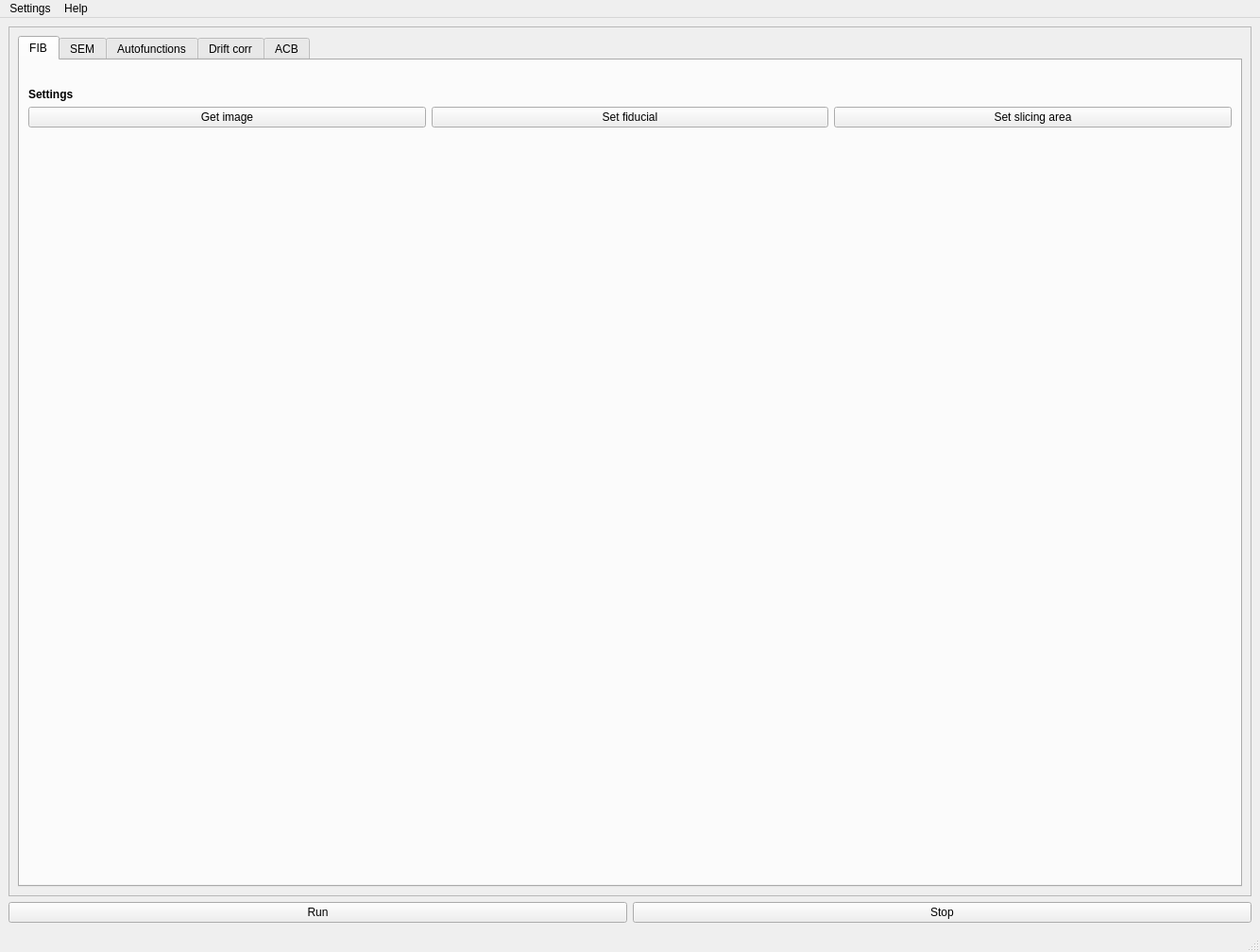
<?xml version="1.0" encoding="UTF-8"?>
<ui version="4.0">
 <class>MainWindow</class>
 <widget class="QMainWindow" name="MainWindow">
  <property name="windowModality">
   <enum>Qt::NonModal</enum>
  </property>
  <property name="geometry">
   <rect>
    <x>0</x>
    <y>0</y>
    <width>1334</width>
    <height>1008</height>
   </rect>
  </property>
  <property name="windowTitle">
   <string>FIBSEM_Maestro v </string>
  </property>
  <property name="styleSheet">
   <string notr="true"/>
  </property>
  <widget class="QWidget" name="centralwidget">
   <layout class="QGridLayout" name="gridLayout">
    <item row="0" column="0">
     <widget class="QScrollArea" name="scrollArea">
      <property name="widgetResizable">
       <bool>true</bool>
      </property>
      <widget class="QWidget" name="scrollAreaWidgetContents">
       <property name="geometry">
        <rect>
         <x>0</x>
         <y>0</y>
         <width>1306</width>
         <height>874</height>
        </rect>
       </property>
       <layout class="QGridLayout" name="gridLayout_2">
        <item row="0" column="0">
         <widget class="QTabWidget" name="tabWidget">
          <property name="enabled">
           <bool>true</bool>
          </property>
          <property name="styleSheet">
           <string notr="true"/>
          </property>
          <property name="currentIndex">
           <number>0</number>
          </property>
          <widget class="QWidget" name="tabFib">
           <attribute name="title">
            <string>FIB</string>
           </attribute>
           <layout class="QVBoxLayout" name="verticalLayout">
            <item>
             <layout class="QVBoxLayout" name="fibVerticalLayout">
              <item>
               <widget class="QLabel" name="fibImageLabel">
                <property name="text">
                 <string/>
                </property>
               </widget>
              </item>
              <item>
               <widget class="QLabel" name="label_3">
                <property name="font">
                 <font>
                  <weight>75</weight>
                  <bold>true</bold>
                 </font>
                </property>
                <property name="text">
                 <string>Settings</string>
                </property>
               </widget>
              </item>
              <item>
               <layout class="QFormLayout" name="fibFormLayout"/>
              </item>
              <item>
               <layout class="QHBoxLayout" name="horizontalLayout_3">
                <item>
                 <widget class="QPushButton" name="getFibImagePushButton">
                  <property name="text">
                   <string>Get image</string>
                  </property>
                 </widget>
                </item>
                <item>
                 <widget class="QPushButton" name="setFibFiducialPushButton">
                  <property name="text">
                   <string>Set fiducial</string>
                  </property>
                 </widget>
                </item>
                <item>
                 <widget class="QPushButton" name="setFibAreaPushButton">
                  <property name="text">
                   <string>Set slicing area</string>
                  </property>
                 </widget>
                </item>
               </layout>
              </item>
              <item>
               <spacer name="verticalSpacer_2">
                <property name="orientation">
                 <enum>Qt::Vertical</enum>
                </property>
                <property name="sizeHint" stdset="0">
                 <size>
                  <width>20</width>
                  <height>40</height>
                 </size>
                </property>
               </spacer>
              </item>
             </layout>
            </item>
           </layout>
          </widget>
          <widget class="QWidget" name="tabSem">
           <attribute name="title">
            <string>SEM</string>
           </attribute>
           <layout class="QVBoxLayout" name="verticalLayout">
            <item>
             <layout class="QVBoxLayout" name="semVerticalLayout">
              <item>
               <widget class="QLabel" name="imageLabel">
                <property name="text">
                 <string/>
                </property>
               </widget>
              </item>
              <item>
               <widget class="QLabel" name="label_2">
                <property name="font">
                 <font>
                  <weight>75</weight>
                  <bold>true</bold>
                 </font>
                </property>
                <property name="text">
                 <string>Acquisition</string>
                </property>
               </widget>
              </item>
              <item>
               <layout class="QFormLayout" name="semFormLayout"/>
              </item>
              <item>
               <widget class="QPushButton" name="calculateFromSlicePushButton">
                <property name="text">
                 <string>Calculate from slice distance (38°)</string>
                </property>
               </widget>
              </item>
             </layout>
            </item>
            <item>
             <layout class="QVBoxLayout" name="semImagingVerticalLayout">
              <item>
               <widget class="QLabel" name="label">
                <property name="font">
                 <font>
                  <weight>75</weight>
                  <italic>false</italic>
                  <bold>true</bold>
                 </font>
                </property>
                <property name="text">
                 <string>Imaging</string>
                </property>
                <property name="textFormat">
                 <enum>Qt::AutoText</enum>
                </property>
               </widget>
              </item>
              <item>
               <layout class="QFormLayout" name="imageSettingsFormLayout"/>
              </item>
              <item>
               <widget class="QLabel" name="label_6">
                <property name="font">
                 <font>
                  <weight>75</weight>
                  <italic>false</italic>
                  <bold>true</bold>
                 </font>
                </property>
                <property name="text">
                 <string>Criterion</string>
                </property>
               </widget>
              </item>
              <item>
               <layout class="QFormLayout" name="imageCriterionFormLayout"/>
              </item>
             </layout>
            </item>
            <item>
             <layout class="QHBoxLayout" name="horizontalLayout">
              <item>
               <widget class="QPushButton" name="getImagePushButton">
                <property name="text">
                 <string>Get image</string>
                </property>
               </widget>
              </item>
              <item>
               <widget class="QPushButton" name="setImagingPushButton">
                <property name="text">
                 <string>Set imaging</string>
                </property>
               </widget>
              </item>
              <item>
               <widget class="QPushButton" name="testImagingPushButton">
                <property name="text">
                 <string>Test imaging</string>
                </property>
               </widget>
              </item>
              <item>
               <widget class="QCheckBox" name="fastScanCheckBox">
                <property name="text">
                 <string>Fast scan</string>
                </property>
                <property name="checked">
                 <bool>true</bool>
                </property>
               </widget>
              </item>
             </layout>
            </item>
            <item>
             <spacer name="verticalSpacer">
              <property name="orientation">
               <enum>Qt::Vertical</enum>
              </property>
              <property name="sizeHint" stdset="0">
               <size>
                <width>20</width>
                <height>40</height>
               </size>
              </property>
             </spacer>
            </item>
           </layout>
          </widget>
          <widget class="QWidget" name="tabAutofunctions">
           <attribute name="title">
            <string>Autofunctions</string>
           </attribute>
           <layout class="QVBoxLayout" name="verticalLayout_2">
            <item>
             <layout class="QVBoxLayout" name="autofunctionsVerticalLayout">
              <item>
               <widget class="QLabel" name="autofunctionsImageLabel">
                <property name="text">
                 <string/>
                </property>
               </widget>
              </item>
              <item>
               <widget class="QLabel" name="autofunctionLabel">
                <property name="text">
                 <string>Autofunction</string>
                </property>
               </widget>
              </item>
              <item>
               <widget class="QComboBox" name="autofunctionComboBox"/>
              </item>
              <item>
               <layout class="QHBoxLayout" name="horizontalLayout_4">
                <item>
                 <widget class="QPushButton" name="cloneAutofunctionPushButton">
                  <property name="text">
                   <string>Clone autofunction</string>
                  </property>
                 </widget>
                </item>
                <item>
                 <widget class="QPushButton" name="removeAutofunctionPushButton">
                  <property name="text">
                   <string>Remove autofunction</string>
                  </property>
                 </widget>
                </item>
               </layout>
              </item>
              <item>
               <widget class="QPushButton" name="setAfAreaPushButton">
                <property name="text">
                 <string>Set af area</string>
                </property>
               </widget>
              </item>
              <item>
               <layout class="QFormLayout" name="autofunctionFormLayout"/>
              </item>
              <item>
               <widget class="QLabel" name="label_4">
                <property name="font">
                 <font>
                  <weight>75</weight>
                  <bold>true</bold>
                 </font>
                </property>
                <property name="text">
                 <string>Criterium</string>
                </property>
               </widget>
              </item>
              <item>
               <layout class="QFormLayout" name="autofunctionCriteriumFormLayout"/>
              </item>
              <item>
               <widget class="QLabel" name="label_5">
                <property name="font">
                 <font>
                  <weight>75</weight>
                  <bold>true</bold>
                 </font>
                </property>
                <property name="text">
                 <string>Imaging</string>
                </property>
               </widget>
              </item>
              <item>
               <layout class="QFormLayout" name="autofunctionImagingFormLayout"/>
              </item>
              <item>
               <spacer name="verticalSpacer_3">
                <property name="orientation">
                 <enum>Qt::Vertical</enum>
                </property>
                <property name="sizeHint" stdset="0">
                 <size>
                  <width>20</width>
                  <height>40</height>
                 </size>
                </property>
               </spacer>
              </item>
             </layout>
            </item>
           </layout>
          </widget>
          <widget class="QWidget" name="tabDriftCorrection">
           <attribute name="title">
            <string>Drift corr</string>
           </attribute>
           <layout class="QVBoxLayout" name="maskingVerticalLayout">
            <item>
             <layout class="QVBoxLayout" name="driftcorrVerticalLayout">
              <item>
               <widget class="QLabel" name="driftcorrImageLabel">
                <property name="text">
                 <string/>
                </property>
               </widget>
              </item>
              <item>
               <layout class="QHBoxLayout" name="horizontalLayout_5">
                <item>
                 <widget class="QPushButton" name="addDriftCorrPushButton">
                  <property name="text">
                   <string>Set drift correction area</string>
                  </property>
                 </widget>
                </item>
                <item>
                 <widget class="QPushButton" name="removeDriftCorrPushButton">
                  <property name="text">
                   <string>Remove areas</string>
                  </property>
                 </widget>
                </item>
               </layout>
              </item>
             </layout>
            </item>
            <item>
             <layout class="QFormLayout" name="driftCorrFormLayout"/>
            </item>
            <item>
             <spacer name="verticalSpacer_5">
              <property name="orientation">
               <enum>Qt::Vertical</enum>
              </property>
              <property name="sizeHint" stdset="0">
               <size>
                <width>20</width>
                <height>40</height>
               </size>
              </property>
             </spacer>
            </item>
           </layout>
          </widget>
          <widget class="QWidget" name="tabAcb">
           <attribute name="title">
            <string>ACB</string>
           </attribute>
           <layout class="QVBoxLayout" name="acbVerticalLayout">
            <item>
             <layout class="QVBoxLayout" name="acbVerticalLayout_2">
              <item>
               <widget class="QLabel" name="acbImageLabel">
                <property name="text">
                 <string/>
                </property>
               </widget>
              </item>
              <item>
               <widget class="QPushButton" name="setAcbPushButton">
                <property name="text">
                 <string>Set ACB area</string>
                </property>
               </widget>
              </item>
              <item>
               <layout class="QFormLayout" name="acbFormLayout"/>
              </item>
              <item>
               <spacer name="verticalSpacer_4">
                <property name="orientation">
                 <enum>Qt::Vertical</enum>
                </property>
                <property name="sizeHint" stdset="0">
                 <size>
                  <width>20</width>
                  <height>40</height>
                 </size>
                </property>
               </spacer>
              </item>
             </layout>
            </item>
           </layout>
          </widget>
         </widget>
        </item>
       </layout>
      </widget>
     </widget>
    </item>
    <item row="1" column="0">
     <layout class="QHBoxLayout" name="horizontalLayout_2">
      <item>
       <widget class="QPushButton" name="runPushButton">
        <property name="text">
         <string>Run</string>
        </property>
       </widget>
      </item>
      <item>
       <widget class="QPushButton" name="stopPushButton">
        <property name="text">
         <string>Stop</string>
        </property>
       </widget>
      </item>
     </layout>
    </item>
   </layout>
  </widget>
  <widget class="QMenuBar" name="menubar">
   <property name="geometry">
    <rect>
     <x>0</x>
     <y>0</y>
     <width>1334</width>
     <height>31</height>
    </rect>
   </property>
   <widget class="QMenu" name="menuSetting">
    <property name="title">
     <string>Settings</string>
    </property>
    <addaction name="separator"/>
    <addaction name="actionLoad"/>
    <addaction name="actionSave"/>
    <addaction name="separator"/>
    <addaction name="actionEmail"/>
   </widget>
   <widget class="QMenu" name="menuHelp">
    <property name="title">
     <string>Help</string>
    </property>
    <addaction name="actionAbout"/>
   </widget>
   <addaction name="menuSetting"/>
   <addaction name="menuHelp"/>
  </widget>
  <widget class="QStatusBar" name="statusbar"/>
  <action name="actionLoad">
   <property name="text">
    <string>Load Settings...</string>
   </property>
  </action>
  <action name="actionSave">
   <property name="text">
    <string>Save Settings As...</string>
   </property>
  </action>
  <action name="actionAbout">
   <property name="text">
    <string>About</string>
   </property>
  </action>
  <action name="actionResize">
   <property name="text">
    <string>Resize</string>
   </property>
  </action>
  <action name="actionEmail">
   <property name="text">
    <string>Email...</string>
   </property>
  </action>
  <action name="actionSetFolderProject">
   <property name="text">
    <string>Set folder</string>
   </property>
  </action>
  <action name="actionLoadProject">
   <property name="text">
    <string>Load</string>
   </property>
  </action>
  <action name="actionSetFolder">
   <property name="text">
    <string>Set Folder...</string>
   </property>
  </action>
 </widget>
 <resources/>
 <connections/>
 <slots>
  <slot>slot1()</slot>
 </slots>
</ui>
